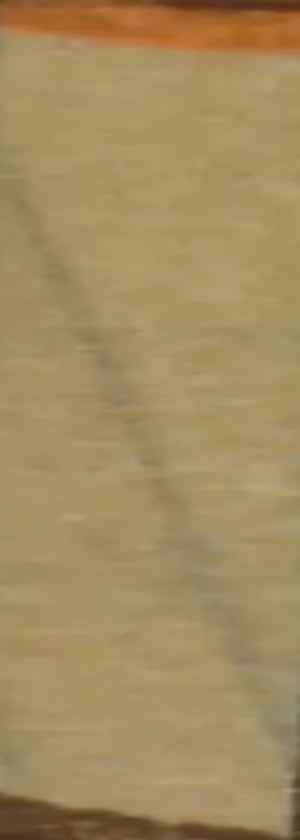
#> input picture data/assets/goraigo_tube_left.jpg, 300 x 840 px
$ python -i contrib.py   (imports and definitions only)
#> lines starting #> are read from the running program, lines starting #| are printed output that depends on the picture
"""持ち寄りの投稿の受付・確認・公開。設計は docs/process/research/09。

判断の芯: 公開の記録は人の確認を通った物だけで、連絡先と写真は公開の記録に入れない。
受付箱は git に入れない。確認の前の他人のデータを push で外へ出さないため。
"""
import argparse
import base64
import io
import json
import os
import pathlib
import re
import sys
import unicodedata
from datetime import datetime, timedelta, timezone

from PIL import Image, ImageOps, UnidentifiedImageError

from . import store
from .model import Failure

ROOT = pathlib.Path(__file__).resolve().parents[2]
# 頁に出す札。手元の画面とギャラリーで同じ語にするため、受付の決まりと一緒に持つ。
KIND_LABEL = {"photo": "写真", "info": "情報", "memory": "思い出", "knowhow": "作り方の知見"}
# 職人・玩具店・実際に遊んだ人を同じ入口で受ける（本人の決定 11-05、#285）。思い出のある人と遊んだ人を分けるのは、昔の思い出と今遊んだ話が混ざらないようにするため。
ROLE_LABEL = {"craftsperson": "職人", "shop": "おもちゃ屋さん・お店", "played": "遊んだ人", "scholar": "調べている人", "memory": "思い出を持つ人", "other": "その他"}
LICENSE_LABEL = {"display_only": "このサイトで見せるだけ", "CC-BY-4.0": "CC BY 4.0"}
KINDS = set(KIND_LABEL)
ROLES = set(ROLE_LABEL)
CERTAINTY = {"見た", "持っている", "聞いた", "覚えている", "作っている", "売っている", "遊んだ", "推測"}
RIGHTS = {"own_work", "permission", "public_domain", "unknown"}
LICENSES = set(LICENSE_LABEL)
ATTESTS = ("agrees_terms", "adult_or_guardian", "no_identifiable_people")
MAX_BODY = 2000
MAX_FIELD = 300
MAX_HOLDER = 100
MAX_IMAGE = 5 * 1024 * 1024
MAX_PIXELS = 40_000_000
# 受付の総量の上限。手元の機械のディスクを投稿で埋めさせないため。
MAX_INBOX = 2000
TEXT_FIELDS = ("display_name", "origin", "where_when", "toy_name", "source_id", "contact")
PUBLIC_FIELDS = ("id", "status", "received_at", "kind", "role", "certainty", "body", "display_name", "origin", "where_when", "toy_name", "source_id", "rights", "media")
ID_NAME = re.compile(r"^C-(\d{4,})\.json$")
# 公開の文に個人の連絡先が紛れる事故を減らす。人の確認の補助で、これだけで安全とは言わない。
# 文の中の「@」や「at」を拾いすぎないよう、英数字の形に絞る。
# 頭は英数字の並びの始まりからだけ読む（#161）。途中から読み直すと文の長さの 2 乗で遅くなるが、並びは @ の手前まで続くので拾う物は変わらない。
LOCAL = r"(?<![A-Za-z0-9._+-])[A-Za-z0-9._+-]+"
EMAIL = re.compile(LOCAL + r"\s*@\s*[A-Za-z0-9-]+(?:\.[A-Za-z0-9-]+)*"
                   r"|" + LOCAL + r"\s*(?:\[at\]|\(at\)|アット)\s*[A-Za-z0-9-]+\.[A-Za-z]{2,}"
                   r"|" + LOCAL + r"\s+at\s+[A-Za-z0-9-]+(?:\s*\.\s*(?:com|jp|net|org|co\.jp)\b|\s+dot\s+[A-Za-z]{2,})", re.I)
PHONE_RUN = re.compile(r"\+?\d[\d\s().\-/・~〜‐‑‒–—―−ー]*\d")
POSTAL = re.compile(r"(?:〒|郵便番号)\s*\d{3}[\s\-‐‑‒–—―−ー]?\d{4}|(?<!\d)\d{3}[\-‐‑‒–—―−ー]\d{4}(?!\d)")
PUBLIC_TEXT_FIELDS = ("body", "display_name", "origin", "where_when", "toy_name", "source_id")
# 状態の移り方を 1 か所で決める。承認の後の却下は認めない（公開を下げるのは取り下げだけにして、消し忘れを無くす）。
# 取り下げはどの状態からでもでき、受付の記録ごと消すので、ここには書かない。
TRANSITIONS = {"received": {"approved", "rejected"}, "approved": set(), "rejected": set()}


# [11 lines left out: functions dirs, _ensure_dirs, not called in this run]


def _write_atomic(path, data, exclusive=False):
    """持ち寄りの置き場は連絡先を持つので、同じ機械の他の利用者から読めない形で書く。"""
    store.write_atomic(path, data, exclusive=exclusive, mode=0o600)


def _dump(rec):
    return json.dumps(rec, ensure_ascii=False, indent=2) + "\n"


# [92 lines left out: functions _bad_text, _normalize, _looks_like_phone, check_intake, check_rights, not called in this run]


def too_long(fields):
    """長さの上限を越えた欄を、断る文にして返す。検査の前に見て、貼り付けの長い文を検査へ回さない（#161）。fields は (欄, 文) の並び。"""
    return [(where, f"{where} が {MAX_BODY} 字を超える") for where, text in fields if len(text or "") > MAX_BODY]


# [43 lines left out: functions check_pii, _clean_image, _all_ids, not called in this run]


def _now():
    return datetime.now(timezone(timedelta(hours=9))).isoformat(timespec="seconds")


# [9 lines left out: function _received_count, not called in this run]


def submit(data, image_b64=None):
    """受付。返り値は (ID, failures)。失敗なら何も保存しない。"""
    checked = dict(data)
    if isinstance(checked.get("body"), str):
        checked["body"] = checked["body"].replace("\r\n", "\n")  # ブラウザの改行を、使えない文字として断らない
    if image_b64:
        checked["_has_image"] = True
    failures = check_intake(checked)
    # 公開の時でなく受付の時に知らせる。形の検査は誤検知が必ず残るので、断り切らず、投稿者が確かめれば受け付けて確認者に印を渡す。
    pii = check_pii(checked)
    if not data.get("pii_confirmed"):
        failures += pii
    raw = ext = None
    if image_b64:
        try:
            decoded = base64.b64decode(image_b64, validate=True)
        except Exception:
            decoded = None
            failures.append(Failure("F10.intake", "image", "画像を読めない"))
        if decoded is not None:
            if len(decoded) > MAX_IMAGE:
                failures.append(Failure("F10.intake", "image", "画像が 5MB を超える"))
            else:
                raw, ext = _clean_image(decoded)
                if raw is None:
                    failures.append(Failure("F10.intake", "image", "JPEG か PNG の画像だけを受け付ける"))
    elif data.get("kind") == "photo" and not data.get("form_files"):
        # フォームの添付（ドライブのリンク）は、本人が確かめて手元へ移すまでファイルが無い。リンクがあれば受け付けて預かる（f17、11-04）。
        failures.append(Failure("F10.intake", "image", "写真の投稿に画像が無い"))
    if failures:
        return None, failures
    d = dirs()
    _ensure_dirs()
    if _received_count(d) >= MAX_INBOX:
        return None, [Failure("F10.intake", "inbox", "受付箱がいっぱい")]
    # 知らない項目を保存しない。公開の記録に紛れ込む道を入口で断つ。
    allowed = {"kind", "role", "certainty", "body", "display_name", "origin", "where_when", "toy_name", "source_id"}
    rec = {k: checked[k] for k in allowed if k in checked}
    rec["attest"] = {a: True for a in ATTESTS}
    r = data["rights"]
    rec["rights"] = {"basis": r["basis"], "holder": r.get("holder", ""), "license": r["license"]}
    rec.update(status="received", received_at=_now(), media=[], pii_flag=bool(pii))
    while True:
        cid = f"C-{max(_all_ids(d), default=0) + 1:04d}"
        rec["id"] = cid
        if raw:
            rec["media"] = [f"{cid}{ext}"]
        try:
            _write_atomic(d["inbox"] / f"{cid}.json", _dump(rec), exclusive=True)
            break
        except FileExistsError:
            continue
    try:
        if raw:
            _write_atomic(d["media"] / f"{cid}{ext}", raw)
        private = {k: data[k] for k in ("contact", "form_files") if data.get(k)}
        if private:
            # 連絡先とフォームの添付のリンクは、公開の記録に入らない預かりの所に置く（本人が確かめて手元へ移す）。
            _write_atomic(d["inbox"] / f"{cid}.private", json.dumps(private, ensure_ascii=False))
    except OSError:
        # 写真の無い記録を承認できる形で残さない。投稿者には失敗として返る。
        (d["inbox"] / f"{cid}.json").unlink(missing_ok=True)
        (d["media"] / f"{cid}{ext}").unlink(missing_ok=True)
        raise
    return cid, []


# [87 lines left out: functions _check_id, _load, public_record, approve, reject, withdraw, not called in this run]


def _valid_public(rec):
    return isinstance(rec, dict) and all(isinstance(rec.get(k), str) for k in ("id", "body", "kind", "role", "certainty")) and rec["kind"] in KINDS and rec["role"] in ROLES and isinstance(rec.get("rights"), dict) and all(isinstance(rec["rights"].get(k, ""), str) for k in ("holder", "license", "basis")) and all(isinstance(n, str) for n in rec.get("media", []) if isinstance(rec.get("media", []), list)) and isinstance(rec.get("media", []), list) and all(isinstance(rec.get(k, ""), str) for k in ("display_name", "origin", "where_when", "toy_name", "source_id"))


# [105 lines left out: functions public_list, _show, _show_if_present, _human_confirm, main, not called in this run]


# [2 lines not run here, left out]

>>> import cv2
>>> picture = cv2.imread('../../data/assets/goraigo_tube_left.jpg', cv2.IMREAD_GRAYSCALE)
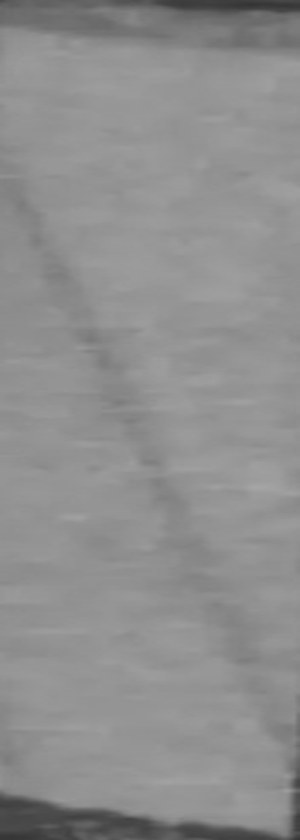
#> picture: shape (840, 300); min 52, max 166, mean 142.6
#> (the run stopped early here; a loop or call above may not have finished)
